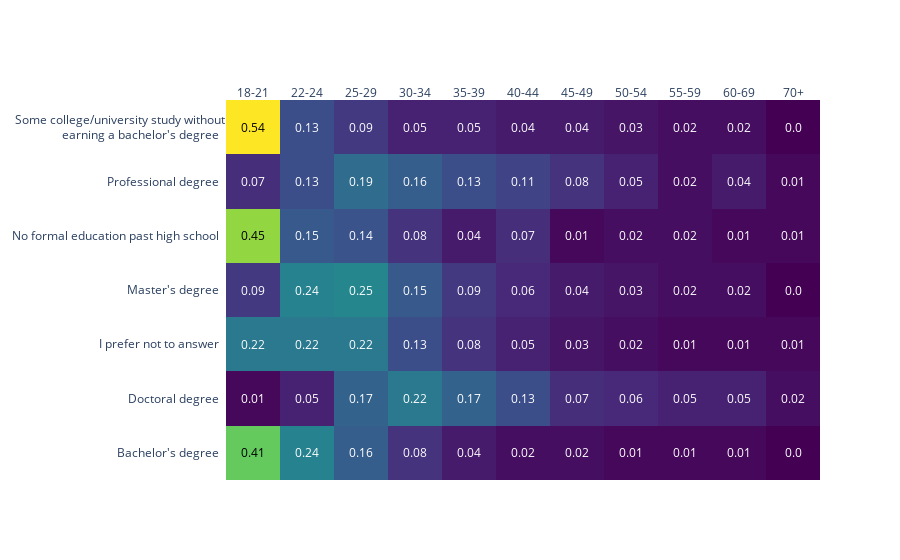

The code cell stored with this chart in its notebook:
### Markdown cell above
Plot 2

### Code cell
import plotly.graph_objects as go
import plotly.figure_factory as ff

z = df.groupby(['Formal Education', 'Age']).size().unstack().fillna(0).astype('int64')
z_data = z.apply(lambda x:np.round(x/x.sum(), 2), axis = 1).to_numpy() # convert to correlation matrix
x = z.columns.tolist()
y = z.index.tolist()

fig = ff.create_annotated_heatmap(z_data, x = x, y = y, colorscale = "Viridis")
fig.show()

### Figure 1 — Plotly figure (JSON) as saved in the notebook; plotly's stock layout.template omitted (floating-point values rounded to 4 significant figures)
{"data": [{"colorscale": [[0, "#440154"], [0.1111, "#482878"], [0.2222, "#3e4989"], [0.3333, "#31688e"], [0.4444, "#26828e"], [0.5556, "#1f9e89"], [0.6667, "#35b779"], [0.7778, "#6ece58"], [0.8889, "#b5de2b"], [1, "#fde725"]], "reversescale": false, "showscale": false, "type": "heatmap", "x": ["18-21", "22-24", "25-29", "30-34", "35-39", "40-44", "45-49", "50-54", "55-59", "60-69", "70+"], "y": ["Bachelor's degree", "Doctoral degree", "I prefer not to answer", "Master's degree", "No formal education past high school", "Professional degree", "Some college/university study without<br>earning a bachelor's degree"], "z": [[0.41, 0.24, 0.16, 0.08, 0.04, 0.02, 0.02, 0.01, 0.01, 0.01, 0], [0.01, 0.05, 0.17, 0.22, 0.17, 0.13, 0.07, 0.06, 0.05, 0.05, 0.02], [0.22, 0.22, 0.22, 0.13, 0.08, 0.05, 0.03, 0.02, 0.01, 0.01, 0.01], [0.09, 0.24, 0.25, 0.15, 0.09, 0.06, 0.04, 0.03, 0.02, 0.02, 0], [0.45, 0.15, 0.14, 0.08, 0.04, 0.07, 0.01, 0.02, 0.02, 0.01, 0.01], [0.07, 0.13, 0.19, 0.16, 0.13, 0.11, 0.08, 0.05, 0.02, 0.04, 0.01], [0.54, 0.13, 0.09, 0.05, 0.05, 0.04, 0.04, 0.03, 0.02, 0.02, 0]]}], "layout": {"annotations": [{"font": {"color": "#000000"}, "showarrow": false, "text": "0.41", "x": "18-21", "xref": "x", "y": "Bachelor's degree", "yref": "y"}, {"font": {"color": "#FFFFFF"}, "showarrow": false, "text": "0.24", "x": "22-24", "xref": "x", "y": "Bachelor's degree", "yref": "y"}, {"font": {"color": "#FFFFFF"}, "showarrow": false, "text": "0.16", "x": "25-29", "xref": "x", "y": "Bachelor's degree", "yref": "y"}, {"font": {"color": "#FFFFFF"}, "showarrow": false, "text": "0.08", "x": "30-34", "xref": "x", "y": "Bachelor's degree", "yref": "y"}, {"font": {"color": "#FFFFFF"}, "showarrow": false, "text": "0.04", "x": "35-39", "xref": "x", "y": "Bachelor's degree", "yref": "y"}, {"font": {"color": "#FFFFFF"}, "showarrow": false, "text": "0.02", "x": "40-44", "xref": "x", "y": "Bachelor's degree", "yref": "y"}, {"font": {"color": "#FFFFFF"}, "showarrow": false, "text": "0.02", "x": "45-49", "xref": "x", "y": "Bachelor's degree", "yref": "y"}, {"font": {"color": "#FFFFFF"}, "showarrow": false, "text": "0.01", "x": "50-54", "xref": "x", "y": "Bachelor's degree", "yref": "y"}, {"font": {"color": "#FFFFFF"}, "showarrow": false, "text": "0.01", "x": "55-59", "xref": "x", "y": "Bachelor's degree", "yref": "y"}, {"font": {"color": "#FFFFFF"}, "showarrow": false, "text": "0.01", "x": "60-69", "xref": "x", "y": "Bachelor's degree", "yref": "y"}, {"font": {"color": "#FFFFFF"}, "showarrow": false, "text": "0.0", "x": "70+", "xref": "x", "y": "Bachelor's degree", "yref": "y"}, {"font": {"color": "#FFFFFF"}, "showarrow": false, "text": "0.01", "x": "18-21", "xref": "x", "y": "Doctoral degree", "yref": "y"}, {"font": {"color": "#FFFFFF"}, "showarrow": false, "text": "0.05", "x": "22-24", "xref": "x", "y": "Doctoral degree", "yref": "y"}, {"font": {"color": "#FFFFFF"}, "showarrow": false, "text": "0.17", "x": "25-29", "xref": "x", "y": "Doctoral degree", "yref": "y"}, {"font": {"color": "#FFFFFF"}, "showarrow": false, "text": "0.22", "x": "30-34", "xref": "x", "y": "Doctoral degree", "yref": "y"}, {"font": {"color": "#FFFFFF"}, "showarrow": false, "text": "0.17", "x": "35-39", "xref": "x", "y": "Doctoral degree", "yref": "y"}, {"font": {"color": "#FFFFFF"}, "showarrow": false, "text": "0.13", "x": "40-44", "xref": "x", "y": "Doctoral degree", "yref": "y"}, {"font": {"color": "#FFFFFF"}, "showarrow": false, "text": "0.07", "x": "45-49", "xref": "x", "y": "Doctoral degree", "yref": "y"}, {"font": {"color": "#FFFFFF"}, "showarrow": false, "text": "0.06", "x": "50-54", "xref": "x", "y": "Doctoral degree", "yref": "y"}, {"font": {"color": "#FFFFFF"}, "showarrow": false, "text": "0.05", "x": "55-59", "xref": "x", "y": "Doctoral degree", "yref": "y"}, {"font": {"color": "#FFFFFF"}, "showarrow": false, "text": "0.05", "x": "60-69", "xref": "x", "y": "Doctoral degree", "yref": "y"}, {"font": {"color": "#FFFFFF"}, "showarrow": false, "text": "0.02", "x": "70+", "xref": "x", "y": "Doctoral degree", "yref": "y"}, {"font": {"color": "#FFFFFF"}, "showarrow": false, "text": "0.22", "x": "18-21", "xref": "x", "y": "I prefer not to answer", "yref": "y"}, {"font": {"color": "#FFFFFF"}, "showarrow": false, "text": "0.22", "x": "22-24", "xref": "x", "y": "I prefer not to answer", "yref": "y"}, {"font": {"color": "#FFFFFF"}, "showarrow": false, "text": "0.22", "x": "25-29", "xref": "x", "y": "I prefer not to answer", "yref": "y"}, {"font": {"color": "#FFFFFF"}, "showarrow": false, "text": "0.13", "x": "30-34", "xref": "x", "y": "I prefer not to answer", "yref": "y"}, {"font": {"color": "#FFFFFF"}, "showarrow": false, "text": "0.08", "x": "35-39", "xref": "x", "y": "I prefer not to answer", "yref": "y"}, {"font": {"color": "#FFFFFF"}, "showarrow": false, "text": "0.05", "x": "40-44", "xref": "x", "y": "I prefer not to answer", "yref": "y"}, {"font": {"color": "#FFFFFF"}, "showarrow": false, "text": "0.03", "x": "45-49", "xref": "x", "y": "I prefer not to answer", "yref": "y"}, {"font": {"color": "#FFFFFF"}, "showarrow": false, "text": "0.02", "x": "50-54", "xref": "x", "y": "I prefer not to answer", "yref": "y"}, {"font": {"color": "#FFFFFF"}, "showarrow": false, "text": "0.01", "x": "55-59", "xref": "x", "y": "I prefer not to answer", "yref": "y"}, {"font": {"color": "#FFFFFF"}, "showarrow": false, "text": "0.01", "x": "60-69", "xref": "x", "y": "I prefer not to answer", "yref": "y"}, {"font": {"color": "#FFFFFF"}, "showarrow": false, "text": "0.01", "x": "70+", "xref": "x", "y": "I prefer not to answer", "yref": "y"}, {"font": {"color": "#FFFFFF"}, "showarrow": false, "text": "0.09", "x": "18-21", "xref": "x", "y": "Master's degree", "yref": "y"}, {"font": {"color": "#FFFFFF"}, "showarrow": false, "text": "0.24", "x": "22-24", "xref": "x", "y": "Master's degree", "yref": "y"}, {"font": {"color": "#FFFFFF"}, "showarrow": false, "text": "0.25", "x": "25-29", "xref": "x", "y": "Master's degree", "yref": "y"}, {"font": {"color": "#FFFFFF"}, "showarrow": false, "text": "0.15", "x": "30-34", "xref": "x", "y": "Master's degree", "yref": "y"}, {"font": {"color": "#FFFFFF"}, "showarrow": false, "text": "0.09", "x": "35-39", "xref": "x", "y": "Master's degree", "yref": "y"}, {"font": {"color": "#FFFFFF"}, "showarrow": false, "text": "0.06", "x": "40-44", "xref": "x", "y": "Master's degree", "yref": "y"}, {"font": {"color": "#FFFFFF"}, "showarrow": false, "text": "0.04", "x": "45-49", "xref": "x", "y": "Master's degree", "yref": "y"}, {"font": {"color": "#FFFFFF"}, "showarrow": false, "text": "0.03", "x": "50-54", "xref": "x", "y": "Master's degree", "yref": "y"}, {"font": {"color": "#FFFFFF"}, "showarrow": false, "text": "0.02", "x": "55-59", "xref": "x", "y": "Master's degree", "yref": "y"}, {"font": {"color": "#FFFFFF"}, "showarrow": false, "text": "0.02", "x": "60-69", "xref": "x", "y": "Master's degree", "yref": "y"}, {"font": {"color": "#FFFFFF"}, "showarrow": false, "text": "0.0", "x": "70+", "xref": "x", "y": "Master's degree", "yref": "y"}, {"font": {"color": "#000000"}, "showarrow": false, "text": "0.45", "x": "18-21", "xref": "x", "y": "No formal education past high school", "yref": "y"}, {"font": {"color": "#FFFFFF"}, "showarrow": false, "text": "0.15", "x": "22-24", "xref": "x", "y": "No formal education past high school", "yref": "y"}, {"font": {"color": "#FFFFFF"}, "showarrow": false, "text": "0.14", "x": "25-29", "xref": "x", "y": "No formal education past high school", "yref": "y"}, {"font": {"color": "#FFFFFF"}, "showarrow": false, "text": "0.08", "x": "30-34", "xref": "x", "y": "No formal education past high school", "yref": "y"}, {"font": {"color": "#FFFFFF"}, "showarrow": false, "text": "0.04", "x": "35-39", "xref": "x", "y": "No formal education past high school", "yref": "y"}, {"font": {"color": "#FFFFFF"}, "showarrow": false, "text": "0.07", "x": "40-44", "xref": "x", "y": "No formal education past high school", "yref": "y"}, {"font": {"color": "#FFFFFF"}, "showarrow": false, "text": "0.01", "x": "45-49", "xref": "x", "y": "No formal education past high school", "yref": "y"}, {"font": {"color": "#FFFFFF"}, "showarrow": false, "text": "0.02", "x": "50-54", "xref": "x", "y": "No formal education past high school", "yref": "y"}, {"font": {"color": "#FFFFFF"}, "showarrow": false, "text": "0.02", "x": "55-59", "xref": "x", "y": "No formal education past high school", "yref": "y"}, {"font": {"color": "#FFFFFF"}, "showarrow": false, "text": "0.01", "x": "60-69", "xref": "x", "y": "No formal education past high school", "yref": "y"}, {"font": {"color": "#FFFFFF"}, "showarrow": false, "text": "0.01", "x": "70+", "xref": "x", "y": "No formal education past high school", "yref": "y"}, {"font": {"color": "#FFFFFF"}, "showarrow": false, "text": "0.07", "x": "18-21", "xref": "x", "y": "Professional degree", "yref": "y"}, {"font": {"color": "#FFFFFF"}, "showarrow": false, "text": "0.13", "x": "22-24", "xref": "x", "y": "Professional degree", "yref": "y"}, {"font": {"color": "#FFFFFF"}, "showarrow": false, "text": "0.19", "x": "25-29", "xref": "x", "y": "Professional degree", "yref": "y"}, {"font": {"color": "#FFFFFF"}, "showarrow": false, "text": "0.16", "x": "30-34", "xref": "x", "y": "Professional degree", "yref": "y"}, {"font": {"color": "#FFFFFF"}, "showarrow": false, "text": "0.13", "x": "35-39", "xref": "x", "y": "Professional degree", "yref": "y"}, {"font": {"color": "#FFFFFF"}, "showarrow": false, "text": "0.11", "x": "40-44", "xref": "x", "y": "Professional degree", "yref": "y"}, {"font": {"color": "#FFFFFF"}, "showarrow": false, "text": "0.08", "x": "45-49", "xref": "x", "y": "Professional degree", "yref": "y"}, {"font": {"color": "#FFFFFF"}, "showarrow": false, "text": "0.05", "x": "50-54", "xref": "x", "y": "Professional degree", "yref": "y"}, {"font": {"color": "#FFFFFF"}, "showarrow": false, "text": "0.02", "x": "55-59", "xref": "x", "y": "Professional degree", "yref": "y"}, {"font": {"color": "#FFFFFF"}, "showarrow": false, "text": "0.04", "x": "60-69", "xref": "x", "y": "Professional degree", "yref": "y"}, {"font": {"color": "#FFFFFF"}, "showarrow": false, "text": "0.01", "x": "70+", "xref": "x", "y": "Professional degree", "yref": "y"}, {"font": {"color": "#000000"}, "showarrow": false, "text": "0.54", "x": "18-21", "xref": "x", "y": "Some college/university study without<br>earning a bachelor's degree", "yref": "y"}, {"font": {"color": "#FFFFFF"}, "showarrow": false, "text": "0.13", "x": "22-24", "xref": "x", "y": "Some college/university study without<br>earning a bachelor's degree", "yref": "y"}, {"font": {"color": "#FFFFFF"}, "showarrow": false, "text": "0.09", "x": "25-29", "xref": "x", "y": "Some college/university study without<br>earning a bachelor's degree", "yref": "y"}, {"font": {"color": "#FFFFFF"}, "showarrow": false, "text": "0.05", "x": "30-34", "xref": "x", "y": "Some college/university study without<br>earning a bachelor's degree", "yref": "y"}, {"font": {"color": "#FFFFFF"}, "showarrow": false, "text": "0.05", "x": "35-39", "xref": "x", "y": "Some college/university study without<br>earning a bachelor's degree", "yref": "y"}, {"font": {"color": "#FFFFFF"}, "showarrow": false, "text": "0.04", "x": "40-44", "xref": "x", "y": "Some college/university study without<br>earning a bachelor's degree", "yref": "y"}, {"font": {"color": "#FFFFFF"}, "showarrow": false, "text": "0.04", "x": "45-49", "xref": "x", "y": "Some college/university study without<br>earning a bachelor's degree", "yref": "y"}, {"font": {"color": "#FFFFFF"}, "showarrow": false, "text": "0.03", "x": "50-54", "xref": "x", "y": "Some college/university study without<br>earning a bachelor's degree", "yref": "y"}, {"font": {"color": "#FFFFFF"}, "showarrow": false, "text": "0.02", "x": "55-59", "xref": "x", "y": "Some college/university study without<br>earning a bachelor's degree", "yref": "y"}, {"font": {"color": "#FFFFFF"}, "showarrow": false, "text": "0.02", "x": "60-69", "xref": "x", "y": "Some college/university study without<br>earning a bachelor's degree", "yref": "y"}, {"font": {"color": "#FFFFFF"}, "showarrow": false, "text": "0.0", "x": "70+", "xref": "x", "y": "Some college/university study without<br>earning a bachelor's degree", "yref": "y"}], "xaxis": {"dtick": 1, "gridcolor": "rgb(0, 0, 0)", "side": "top", "ticks": ""}, "yaxis": {"dtick": 1, "ticks": "", "ticksuffix": "  "}}}
